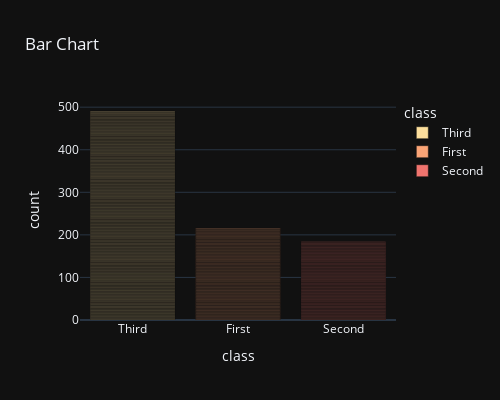

Here is the notebook cell this chart was saved with:
### Code cell
fig=px.bar(df,x="class",title="Bar Chart",labels={"class":"class","count":"count"},color="class",height=400,width=500,template="plotly_dark",color_discrete_sequence=px.colors.sequential.Sunsetdark)
fig.show()

### Figure 1 — Plotly figure (JSON) as saved in the notebook; plotly's stock layout.template omitted (floating-point values rounded to 4 significant figures; data arrays with more than 128 entries replaced by an {"elided": "..."} marker saying what was removed)
{"data": [{"alignmentgroup": "True", "hovertemplate": "class=%{x}<br>count=%{y}<extra></extra>", "legendgroup": "Third", "marker": {"color": "rgb(252, 222, 156)", "pattern": {"shape": ""}}, "name": "Third", "offsetgroup": "Third", "orientation": "v", "showlegend": true, "textposition": "auto", "type": "bar", "x": {"elided": "491 str values"}, "xaxis": "x", "y": {"elided": "491 int values"}, "yaxis": "y"}, {"alignmentgroup": "True", "hovertemplate": "class=%{x}<br>count=%{y}<extra></extra>", "legendgroup": "First", "marker": {"color": "rgb(250, 164, 118)", "pattern": {"shape": ""}}, "name": "First", "offsetgroup": "First", "orientation": "v", "showlegend": true, "textposition": "auto", "type": "bar", "x": {"elided": "216 str values"}, "xaxis": "x", "y": {"elided": "216 int values"}, "yaxis": "y"}, {"alignmentgroup": "True", "hovertemplate": "class=%{x}<br>count=%{y}<extra></extra>", "legendgroup": "Second", "marker": {"color": "rgb(240, 116, 110)", "pattern": {"shape": ""}}, "name": "Second", "offsetgroup": "Second", "orientation": "v", "showlegend": true, "textposition": "auto", "type": "bar", "x": {"elided": "184 str values"}, "xaxis": "x", "y": {"elided": "184 int values"}, "yaxis": "y"}], "layout": {"barmode": "relative", "height": 400, "legend": {"title": {"text": "class"}, "tracegroupgap": 0}, "title": {"text": "Bar Chart"}, "width": 500, "xaxis": {"anchor": "y", "categoryarray": ["Third", "First", "Second"], "categoryorder": "array", "domain": [0, 1], "title": {"text": "class"}}, "yaxis": {"anchor": "x", "domain": [0, 1], "title": {"text": "count"}}}}
